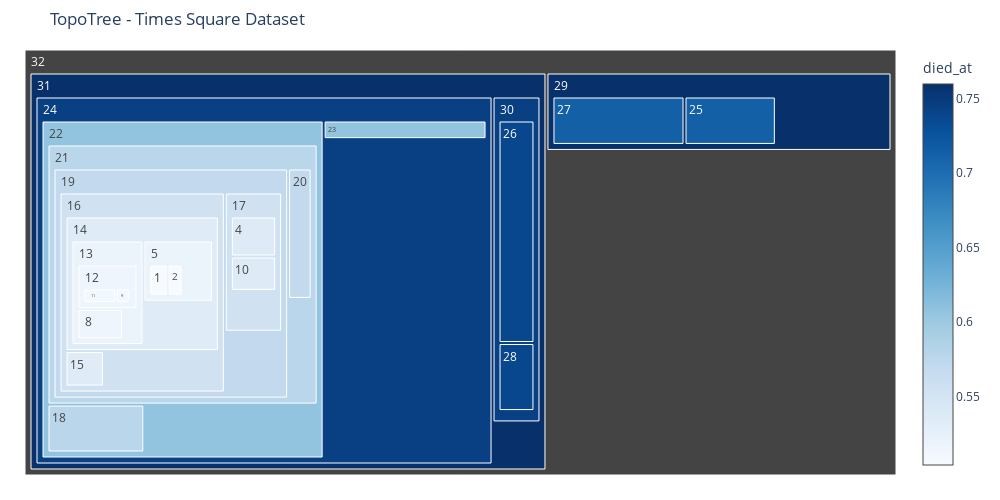

The code cell stored with this chart in its notebook:
### Code cell
fig = plot_hierarchical_treemap(df_comp_times, color='died_at')
fig.update_layout(title='TopoTree - Times Square Dataset',
                  width=1000)
fig.show()

### Figure 1 — Plotly figure (JSON) as saved in the notebook; plotly's stock layout.template omitted (floating-point values rounded to 4 significant figures)
{"data": [{"branchvalues": "total", "hovertemplate": "<b>Component #%{label} </b> <br> Points: %{value}<br> Persistence: %{color:.2f}<br> Parent: #%{parent}", "labels": [0, 1, 2, 3, 4, 5, 6, 7, 8, 9, 10, 11, 12, 13, 14, 15, 16, 17, 18, 19, 20, 21, 22, 23, 24, 25, 26, 27, 28, 29, 30, 31, 32], "marker": {"colorbar": {"title": {"text": "died_at"}}, "colors": [0.5122, 0.5039, 0.5039, 0.5122, 0.5361, 0.5194, 0.5074, 0.5074, 0.5159, 0.5126, 0.5361, 0.5126, 0.5159, 0.5194, 0.5352, 0.5352, 0.5542, 0.5542, 0.5775, 0.5704, 0.5704, 0.5775, 0.607, 0.607, 0.7441, 0.7133, 0.7374, 0.7133, 0.7374, 0.7598, 0.7441, 0.7598, null], "colorscale": [[0, "rgb(247,251,255)"], [0.125, "rgb(222,235,247)"], [0.25, "rgb(198,219,239)"], [0.375, "rgb(158,202,225)"], [0.5, "rgb(107,174,214)"], [0.625, "rgb(66,146,198)"], [0.75, "rgb(33,113,181)"], [0.875, "rgb(8,81,156)"], [1, "rgb(8,48,107)"]], "showscale": true}, "maxdepth": -1, "name": "", "parents": [11, 5, 5, 11, 17, 14, 8, 8, 13, 12, 17, 12, 13, 14, 16, 16, 19, 19, 22, 21, 21, 22, 24, 24, 31, 29, 30, 29, 30, 32, 31, 32, null], "type": "treemap", "values": [228, 247, 203, 334, 303, 782, 186, 214, 424, 234, 261, 562, 824, 1384, 2719, 180, 3437, 828, 336, 4627, 263, 5091, 6029, 192, 9510, 379, 664, 548, 203, 1382, 883, 10507, 17520]}], "layout": {"height": 500, "margin": {"b": 25, "l": 25, "r": 25, "t": 50}, "title": {"text": "TopoTree - Times Square Dataset"}, "width": 1000}}
